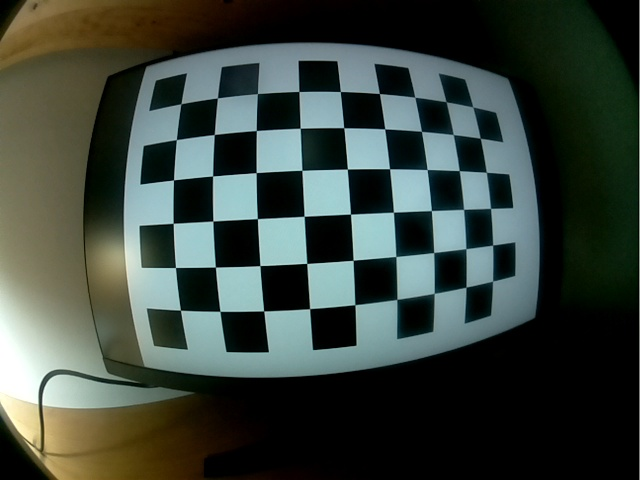
#> input picture images/calibration/img1.jpg, 640 x 480 px
$ python -i calc_raw_coord.py   (imports and definitions only)   (older library calls are emulated)
#> lines starting #> are read from the running program, lines starting #| are printed output that depends on the picture; after the words box and inside, x2 and y2 are one past the last pixel; in counts of white or black regions, pixels touching at a corner belong together
### src/image_processing/process/process.py
import math

import cv2
import numpy as np

from src.image_processing.process.pool_utils import PoolUtils


class Process:

    def __init__(self, lut, pool_dim):
        self.__lut = lut
        self.__pool_dim = pool_dim

        self.__pool_utils = PoolUtils()

        self.__last_point = None
        self.__last_angle = None

    def __apply_lut(self, point):
        _, y, x = self.__lut[int(np.round(point[1]))][int(np.round(point[0]))]
        return x*self.__pool_dim[0], y*self.__pool_dim[1]

    # [27 lines left out: function start, not called in this run]

### src/image_processing/setup/camera.py
import cv2
import numpy as np


class Camera:

    def __init__(self, resolution, balance):
        self.__dim = resolution
        self.__balance = balance

        self.__map1, self.__map2 = None, None

    def dim(self):
        return self.__dim

    # [46 lines left out: functions calibrate, __prepare_un_distortion, not called in this run]

    def un_distort(self, image):
        return cv2.remap(image, self.__map1, self.__map2, interpolation=cv2.INTER_LINEAR, borderMode=cv2.BORDER_CONSTANT)

### src/image_processing/setup/setup.py
import cv2

from src.image_processing.setup.camera import Camera
from src.image_processing.setup.homography import Homography
from src.image_processing.setup.lut import LUT


class Setup:

    def __init__(self, resolution, balance):
        self.__camera = Camera(resolution, balance)
#> further down, picture is the input picture: shape (480, 640, 3); mean B, G, R 61.4, 68.9, 58.9
        self.__homography = Homography(resolution)
        self.__lut = LUT(self.__camera, self.__homography)

    def calibrate_camera(self, calibration_images):
        self.__camera.calibrate(calibration_images)

    # [8 lines left out: function calculate_homography_matrix, not called in this run]

    def generate_lut(self):
        return self.__lut.generate_lut()

    # [5 lines of commented-out code are left out]

### study_package/errors/relative_error/calc_raw_coord.py
import glob
import math

import cv2
import numpy as np
from matplotlib import pyplot as plt

from src.image_processing.process.process import Process
from src.image_processing.setup.camera import Camera
from src.image_processing.setup.setup import Setup


def get_coord(image):
    hsv_image = cv2.cvtColor(image, cv2.COLOR_BGR2HSV)
#> hsv_image: shape (480, 640, 3); mean H, S, V 51.3, 107.2, 72.1

    mask1 = cv2.inRange(hsv_image, (0, 80, 20), (20, 255, 255))
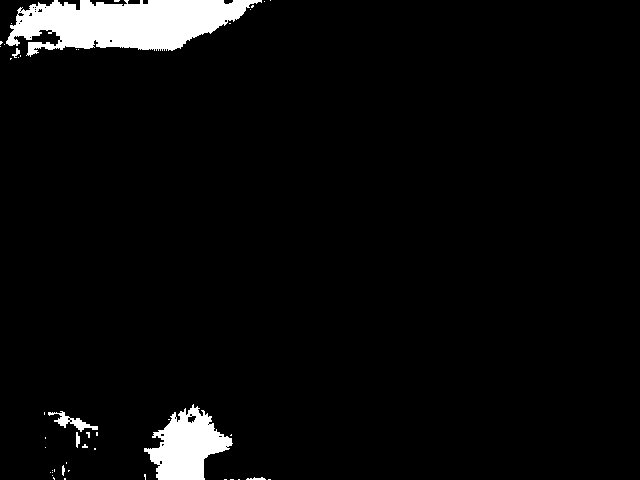
#> mask1: shape (480, 640); 4.4% white; 45 white regions (38 under 20 px), largest, box (x1, y1, x2, y2) and area: (6, 0, 262, 57) 9136, (144, 404, 233, 480) 3717, (48, 411, 98, 432) 323
    mask2 = cv2.inRange(hsv_image, (175, 50, 20), (180, 255, 255))
#> mask2: shape (480, 640); every value is 0
    red_mask = cv2.bitwise_or(mask1, mask2)

    image_channel = image[:, :, 2]
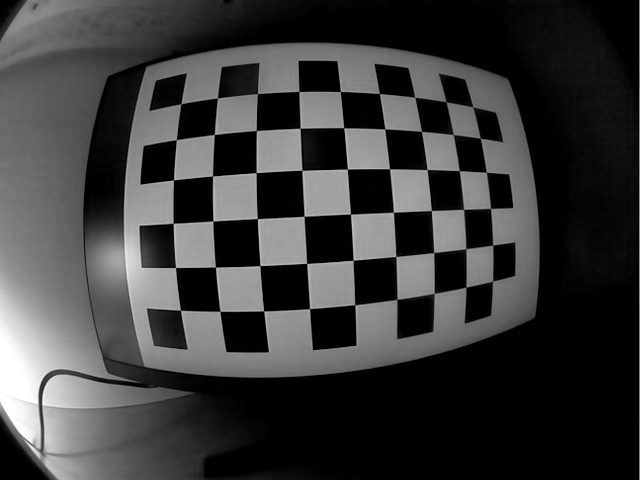
#> image_channel: shape (480, 640); min 0, max 255, mean 58.9
    _, light_mask = cv2.threshold(image_channel, 100, 255, cv2.THRESH_BINARY)
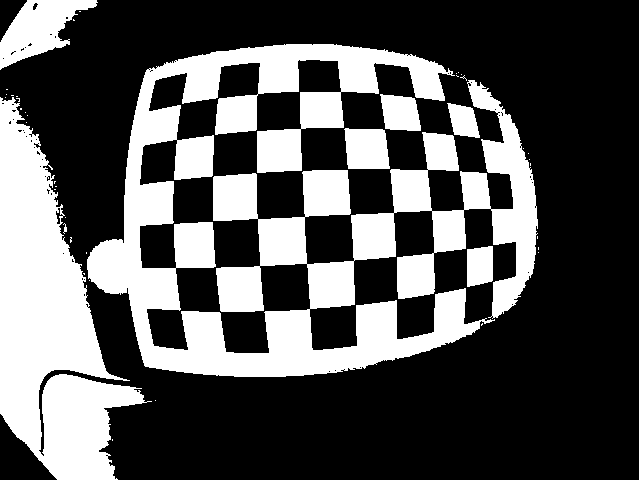
#> light_mask: shape (480, 640); 33.1% white; 44 white regions (35 under 20 px), largest, box (x1, y1, x2, y2) and area: (87, 44, 538, 377) 65137, (0, 97, 152, 480) 28052, (0, 0, 98, 70) 3422

    mask = cv2.bitwise_and(red_mask, light_mask)
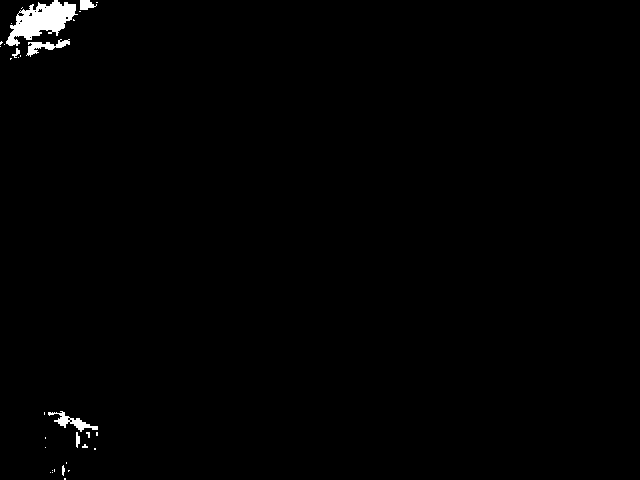
#> mask: shape (480, 640); 0.84% white; 32 white regions (25 under 20 px), largest, box (x1, y1, x2, y2) and area: (6, 0, 78, 46) 1650, (48, 411, 98, 432) 323, (26, 39, 70, 57) 291
    mask = cv2.morphologyEx(mask, cv2.MORPH_DILATE, np.ones((3, 3), np.float32))
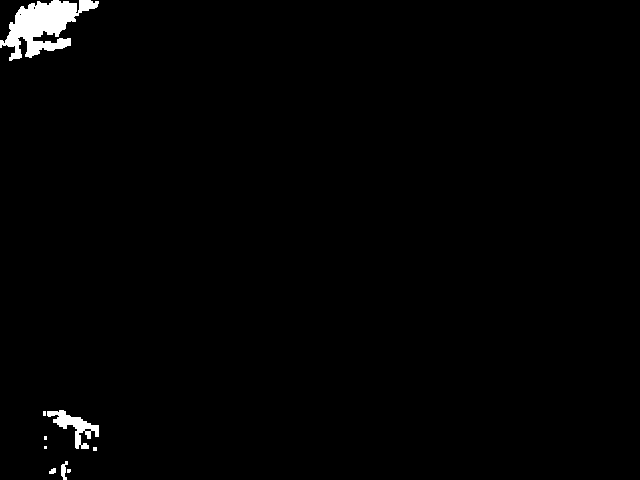
#> mask: shape (480, 640); 1.2% white; 9 white regions (5 under 20 px)
    cv2.imshow("mask", mask)
    contours, _ = cv2.findContours(mask, cv2.RETR_EXTERNAL, cv2.CHAIN_APPROX_SIMPLE)
#> contours = 9 contours, 5 with area under 20; largest, box (x1, y1, x2, y2) and area: (0, 0, 99, 61) 2616, (47, 410, 99, 449) 614, (61, 461, 68, 480) 56, (49, 468, 56, 474) 22

    return [sum(contour) / len(contour) for contour in contours]


def find_back_and_front(point_a, point_b , point_c):

    # Distance between each point
    distance_a_b = math.sqrt((point_a[0] - point_b[0]) ** 2 + (point_a[1] - point_b[1]) ** 2)
    distance_a_c = math.sqrt((point_a[0] - point_c[0]) ** 2 + (point_a[1] - point_c[1]) ** 2)
    distance_c_b = math.sqrt((point_c[0] - point_b[0]) ** 2 + (point_c[1] - point_b[1]) ** 2)

    # Two closest points belong to the front
    if distance_a_b < distance_a_c and distance_a_b < distance_c_b:
        front = np.array([point_a, point_b])
        back = point_c
    elif distance_a_c < distance_a_b and distance_a_c < distance_c_b:
        front = np.array([point_a, point_c])
        back = point_b
    else:
        front = np.array([point_b, point_c])
        back = point_a

    front = sum(front) / 2
    return back, front


def get_coord_angle(back_point, front_point):
    x, y = (front_point + back_point) / 2
    angle = math.degrees(math.atan2(front_point[1] - back_point[1], front_point[0] - back_point[0]))

    return x, y, angle


def process(image):

    points_coord = get_coord(image)

    if len(points_coord) != 3:
        return None, None

    a, b, c = points_coord
    a, b, c = a[0], b[0], c[0]
    back, front = find_back_and_front(a, b, c)
    x, y, angle = get_coord_angle(back, front)
    return (x, y), angle


# [1 line not run here, left out]

camera_resolution = (640, 480)
pool_dim = (25, 10)

# [1 line that did not run here, left out]

images = glob.glob('../../../images/calibration/*.jpg')
# [6 lines not run here, left out]

# [1 line that did not run here, left out]

points = []
angles = []

list_of_points = []
list_of_angles = []

# [32 lines not run here, left out]

>>> import cv2
>>> picture = cv2.imread('../../../images/calibration/img1.jpg')
>>> result = get_coord(picture)
#> result = [[[68.6, 470.6]], [[52, 470.5]], [[64.3, 469.4]], [[94.5, 448.5]], [[45, 447]], [[45, 437.5]], [[44, 413]], [[73.76, 427.5]], [[42.82, 29.17]]]
